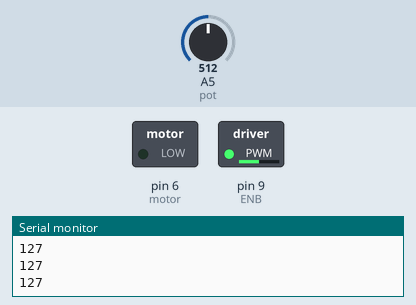
This sketch was run on a simulated Arduino Uno, built with avr-gcc and run on an emulated ATmega328P. Parts: switched loads named in the sketch (green lamp = pin HIGH), the last lines printed to the serial monitor. The test bench sets the inputs (shaded band); at power-on: A5 (pot) = 512.

Above: at 1.2 s.
1.3 s: A5 (pot) set to 716
At 2.3 s:
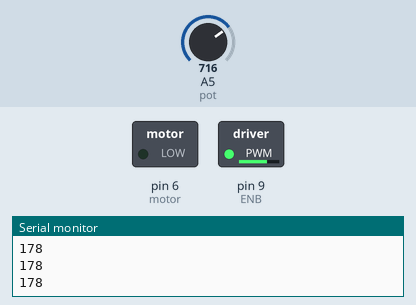
2.8 s: A5 (pot) set to 900
At 3.5 s:
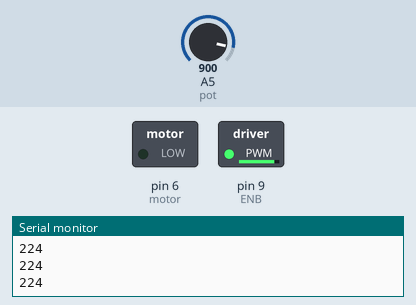
4.3 s: A5 (pot) set to 122
At 4.6 s:
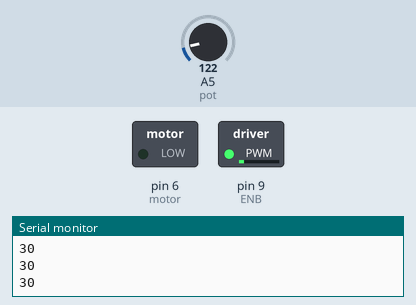
5.8 s: A5 (pot) set to 0
At 6.9 s:
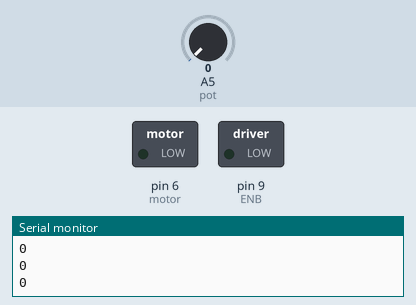
7.3 s: A5 (pot) set to 511
At 8.0 s:
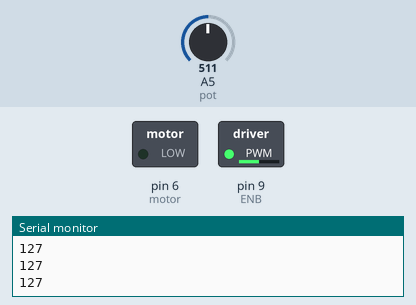
Timing chart, 0 to 9.8 s (numbered marks = the images above; inputs shaded):
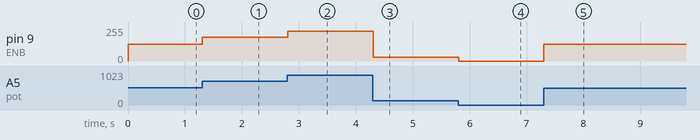

The sketch:

Aula001.ino
```cpp
#define motor 6
#define ENB 9

#define pot A5

int pwm;
void setup() {

  pinMode(pot, INPUT);

  pinMode(motor, OUTPUT);
  pinMode(ENB, OUTPUT);

  Serial.begin(9600);
}

void loop() {

 int pot1 = analogRead(pot);

 pot1 = map(pot1, 0, 1023, 0 ,255);

Serial.println(pot1);

 pwm = pot1;

digitalWrite(motor, LOW);
analogWrite(ENB, pwm);
}
```

Measured:
- after the input at 1.3 s, pin 9 (ENB): 127/255 → 178/255 at once
- after the input at 2.8 s, pin 9 (ENB): 178/255 → 224/255 at once
- after the input at 4.3 s, pin 9 (ENB): 224/255 → 30/255 at once
- after the input at 5.8 s, pin 9 (ENB): 30/255 → 0/255 at once
- after the input at 7.3 s, pin 9 (ENB): 0/255 → 127/255 at once
